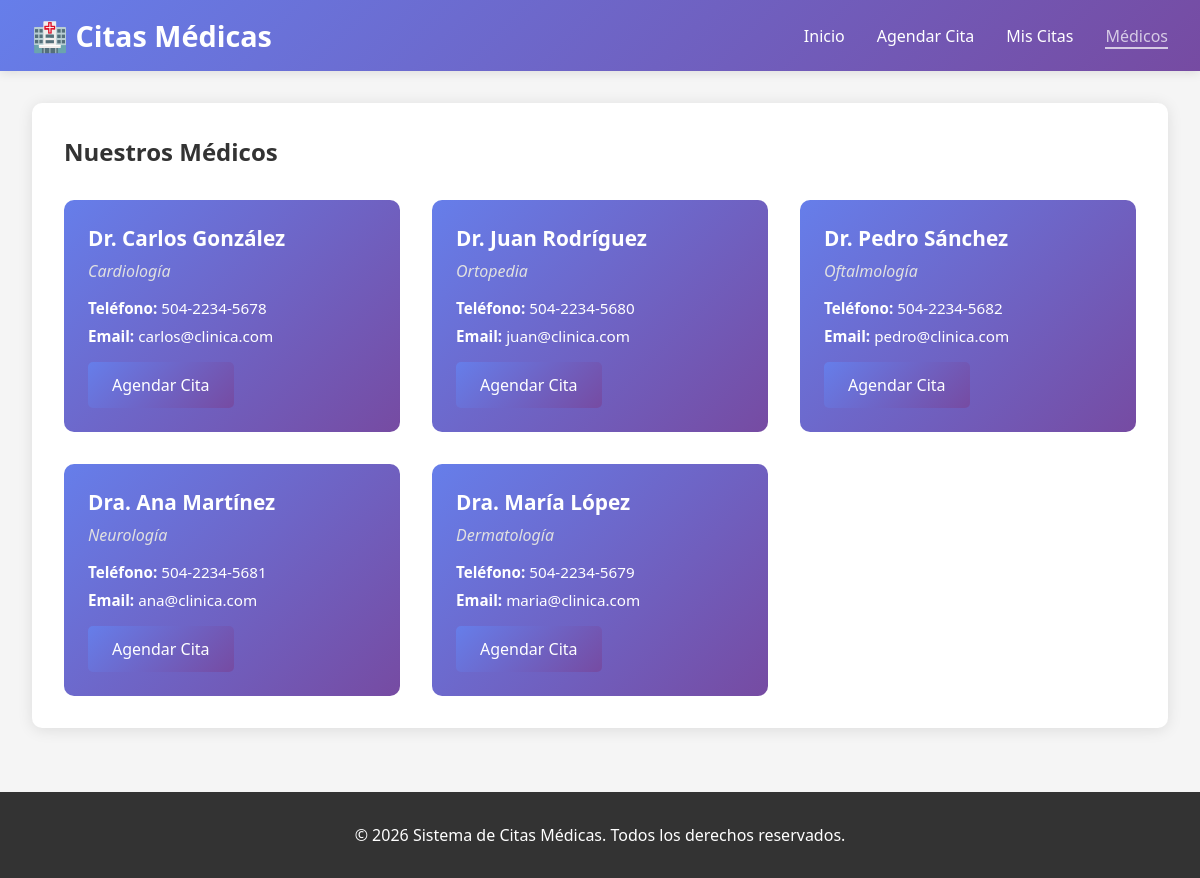
The app's page /medicos.php with its own data.
### tables this page shows
CREATE TABLE IF NOT EXISTS medicos (
    id INT PRIMARY KEY AUTO_INCREMENT,
    nombre VARCHAR(255) NOT NULL,
    especialidad VARCHAR(100) NOT NULL,
    telefono VARCHAR(20),
    email VARCHAR(255),
    fecha_registro TIMESTAMP DEFAULT CURRENT_TIMESTAMP
);

### src/medicos.php (the view, shortened to what this page needs)
<?php
require_once 'config.php';
$sql = "SELECT id, nombre, especialidad, telefono, email FROM medicos ORDER BY nombre ASC";
$resultado = $conn->query($sql);
?>
<!DOCTYPE html>
<html lang="es">
<head>
    <link rel="stylesheet" href="assets/css/style.css">
</head>
<body>
    <div class="container">
        <header>
            <nav class="navbar">
                <div class="logo">
                    <h1>🏥 Citas Médicas</h1>
                </div>
                <ul class="nav-menu">
                    <li><a href="index.php">Inicio</a></li>
                    <li><a href="agendar-cita.php">Agendar Cita</a></li>
                    <li><a href="mis-citas.php">Mis Citas</a></li>
                    <li><a href="medicos.php" class="active">Médicos</a></li>
                </ul>
            </nav>
        </header>
        <main>
            <section class="medicos-section">
                <h2>Nuestros Médicos</h2>
                <div class="medicos-grid">
                    <?php
                    if ($resultado->num_rows > 0) {
                        while ($medico = $resultado->fetch_assoc()) {
                            echo "
                            <div class='medico-card'>
                                <div class='medico-header'>
                                    <h3>" . htmlspecialchars($medico['nombre']) . "</h3>
                                    <p class='especialidad'>" . htmlspecialchars($medico['especialidad']) . "</p>
                                </div>
                                <div class='medico-info'>
                                    <p><strong>Teléfono:</strong> " . htmlspecialchars($medico['telefono']) . "</p>
                                    <p><strong>Email:</strong> " . htmlspecialchars($medico['email']) . "</p>
                                </div>
                                <a href='agendar-cita.php?medico_id=" . $medico['id'] . "' class='btn'>Agendar Cita</a>
                            </div>
                            ";
                        }
                    } else {
                        echo "<p>No hay médicos registrados.</p>";
                    }
                    ?>
                </div>
            </section>
        </main>
        <footer>
            <p>&copy; 2026 Sistema de Citas Médicas. Todos los derechos reservados.</p>
        </footer>
    </div>
</body>
</html>

### src/assets/css/style.css (style rules this page uses)
* { margin: 0; padding: 0; box-sizing: border-box; }
body { font-family: 'Segoe UI', Tahoma, Geneva, Verdana, sans-serif; background-color: #f5f5f5; color: #333; }
.container { max-width: 1200px; margin: 0 auto; display: flex; flex-direction: column; min-height: 100vh; }
.navbar { background: linear-gradient(135deg, #667eea 0%, #764ba2 100%); color: white; padding: 1rem 2rem; display: flex; justify-content: space-between; align-items: center; box-shadow: 0 2px 10px rgba(0,0,0,0.1); }
.logo h1 { font-size: 1.8rem; }
.nav-menu { display: flex; list-style: none; gap: 2rem; }
.nav-menu a { color: white; text-decoration: none; transition: opacity 0.3s; }
.nav-menu a:hover, .nav-menu a.active { opacity: 0.7; border-bottom: 2px solid white; }
main { flex: 1; padding: 2rem; }
.btn { display: inline-block; padding: 0.75rem 1.5rem; background: linear-gradient(135deg, #667eea 0%, #764ba2 100%); color: white; text-decoration: none; border-radius: 5px; border: none; cursor: pointer; transition: opacity 0.3s; font-size: 1rem; }
.medicos-section { background: white; padding: 2rem; border-radius: 10px; box-shadow: 0 2px 15px rgba(0,0,0,0.1); }
.medicos-grid { display: grid; grid-template-columns: repeat(auto-fill, minmax(300px, 1fr)); gap: 2rem; margin-top: 2rem; }
.medico-card { background: linear-gradient(135deg, #667eea 0%, #764ba2 100%); color: white; padding: 1.5rem; border-radius: 10px; transition: transform 0.3s, box-shadow 0.3s; }
.medico-header h3 { font-size: 1.3rem; margin-bottom: 0.5rem; }
.especialidad { color: #e0e0e0; font-style: italic; margin-bottom: 1rem; }
.medico-info { margin-bottom: 1rem; }
.medico-info p { margin-bottom: 0.5rem; font-size: 0.95rem; }
footer { background: #333; color: white; text-align: center; padding: 2rem; margin-top: 2rem; }

### records on screen
medicos: nombre "Dr. Carlos González", especialidad "Cardiología", telefono "504-2234-5678", email "carlos@clinica.com"
medicos: nombre "Dr. Juan Rodríguez", especialidad "Ortopedia", telefono "504-2234-5680", email "juan@clinica.com"
medicos: nombre "Dr. Pedro Sánchez", especialidad "Oftalmología", telefono "504-2234-5682", email "pedro@clinica.com"
medicos: nombre "Dra. Ana Martínez", especialidad "Neurología", telefono "504-2234-5681", email "ana@clinica.com"
medicos: nombre "Dra. María López", especialidad "Dermatología", telefono "504-2234-5679", email "maria@clinica.com"
